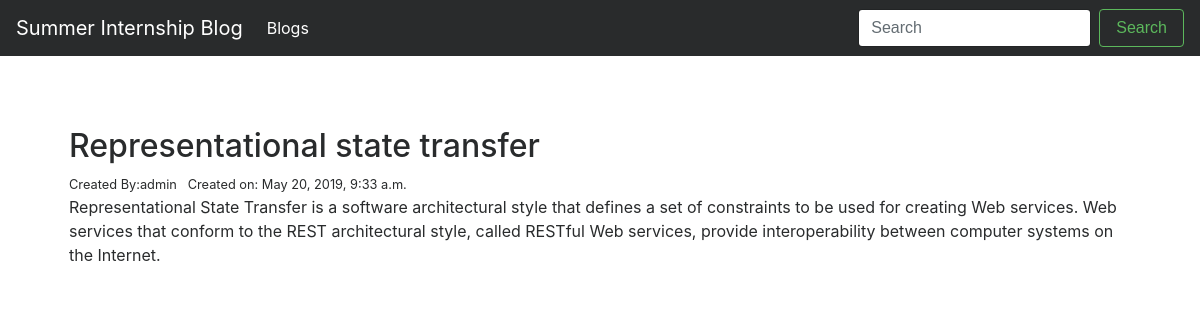
The app's page /blog/2/ with its own data.
### Blog/models.py (models this page shows)
class Blog(models.Model):
	title = models.CharField(max_length=100)
	body = models.TextField(null=True)
	created_at = models.DateTimeField(auto_now_add=True)
	created_by = models.ForeignKey(User,null=True,related_name='blog')

### Blog/views.py (the view)
# urls.py: url(r'^blog/(?P<pk>\d*)/$', views.blog_view, name="blog_view"),
def blog_view(request, pk):
    blog = Blog.objects.get(pk=pk)
    return render(request, 'blog.html', {'blog': blog})

### templates/blog.html
{% extends 'base.html' %}
{% block content %}
<div align=left>
<h2>{{blog.title}}</h2>
<small>Created By:{{blog.created_by}} &nbsp; Created on: {{blog.created_at}}</small>
<p>
    {{blog.body}}
</p>
</div>
{% endblock %}

### static/css/starter-template.css (style rules this page uses)
body { padding-top: 5rem; }

### records on screen
Blog: title "Representational state transfer", created_by "admin", created_at "May 20, 2019, 9:33 a.m.", body "Representational State Transfer is a software architectural style that defines a set of constraints to be used for creating Web services. Web services that conform to the REST architectural style, called RESTful Web services, provide interoperability between computer systems on the Internet."
